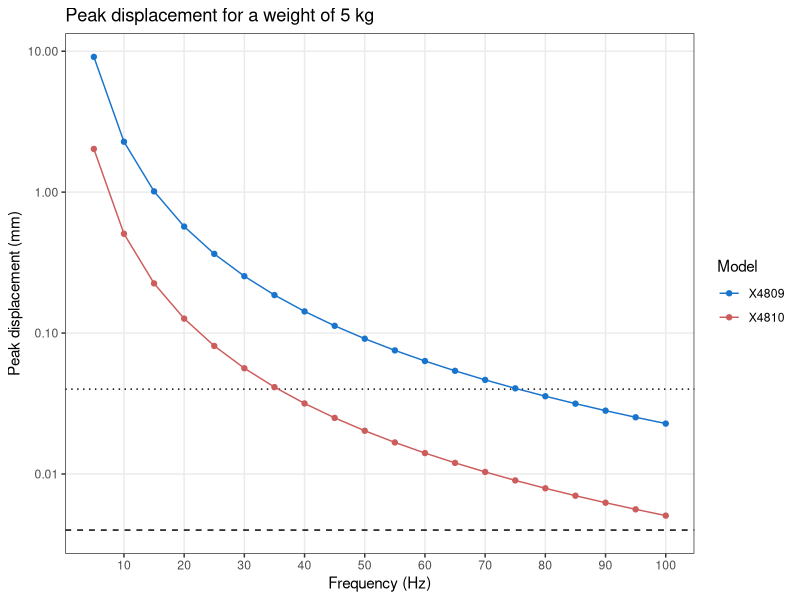

This chart was generated by the following R code:
library(ggplot2)
library(tidyr)

BACKGROUND <- 4 * 1e-3 # mm
MASS <- 5 # kg

shakers <- data.frame(
  model = c("4810", "4809"),
  force = c(10, 45)
)

# Peak displacement in mm
peak_displacement <- function(
  frequency,
  force,
  mass
) {
  acceleration = force / mass
  displacement <- acceleration / (2 * pi * frequency) ^ 2
  return(displacement * 1e3)
}

freq <- seq(0, 100, by = 5)
freq <- freq[freq > 0]

d <- lapply(shakers$force, \(force) {
  peak_displacement(freq, force, mass = MASS)
})
names(d) <- shakers$model
d <- as.data.frame(d)
d$frequency <- freq

# figure ------------
d |> 
  pivot_longer(
    cols = starts_with("X"),
    names_to = "model",
    values_to = "peakDisplacement"
) |> 
  ggplot() +
    aes(x = frequency, y = peakDisplacement, col = model, fill = model) +
    geom_hline(yintercept = BACKGROUND, linetype = "dashed") +
    geom_hline(yintercept = BACKGROUND * 10, linetype = "dotted") +
    geom_line() +
    geom_point(shape = 21) +
    scale_x_continuous("Frequency (Hz)", breaks = seq(0, 200, by = 10)) +
    scale_y_log10("Peak displacement (mm)") +
    scale_color_manual("Model", values = c("dodgerblue3", "indianred")) +
    scale_fill_manual("Model", values = c("dodgerblue3", "indianred")) +
    ggtitle(sprintf("Peak displacement for a weight of %d kg", MASS)) +
    theme_bw() +
    theme(
      panel.grid.minor = element_blank()
    )
